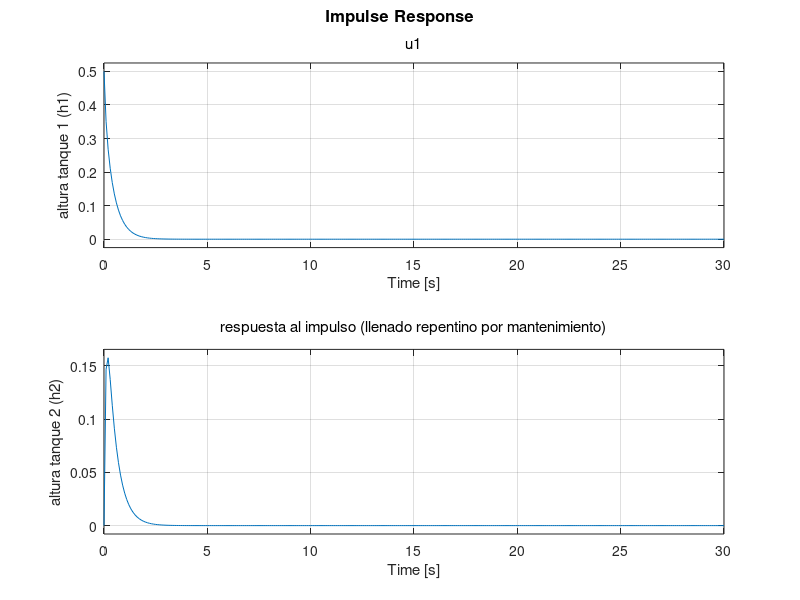
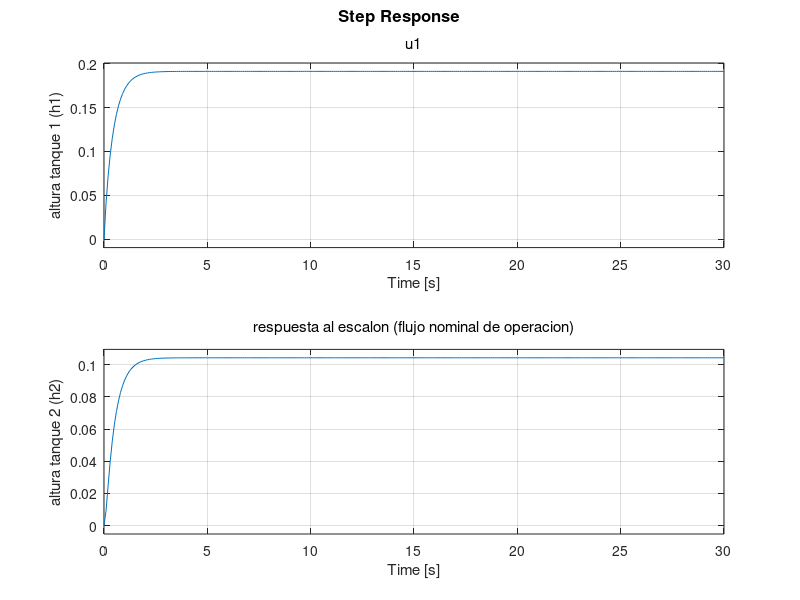
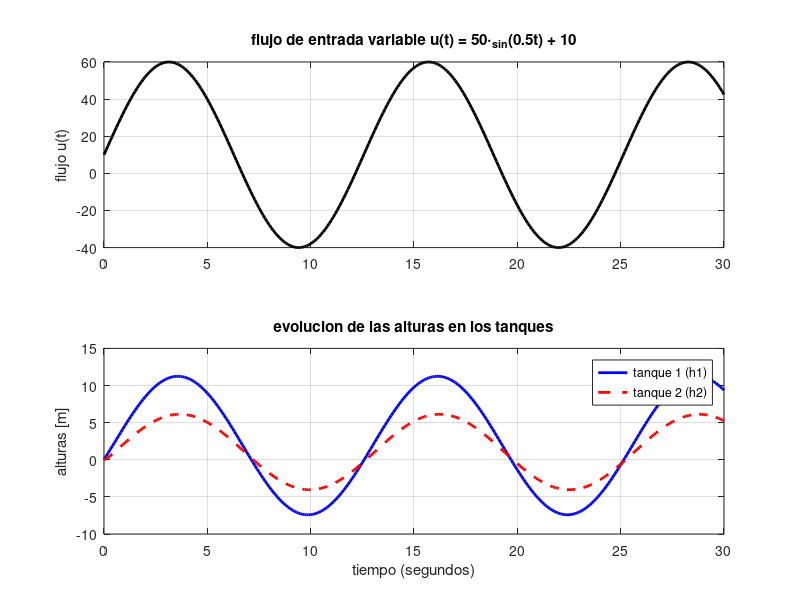

The MATLAB script that drew these images, in order: (Note: this script raises an error after producing the figures.)

clear; clc; close all;

% 4.1. modelo de estados y simulacion hidraulica

% parametros del sistema
A1 = 2.0;    A2 = 1.0;
Ri1 = 0.5;   Ri2 = 0.25;
Rs1 = 0.4;   Rs2 = 0.2;

% matrices de espacio de estados
% dh1/dt = (1/A1)*u - (1/(A1*Ri1))*h1 + (1/(A1*Ri1))*h2 - (1/(A1*Ri2))*h1 + (1/(A1*Ri2))*h2 - (1/(A1*Rs1))*h1
% dh2/dt = (1/(A2*Ri1))*h1 - (1/(A2*Ri1))*h2 + (1/(A2*Ri2))*h1 - (1/(A2*Ri2))*h2 - (1/(A2*Rs2))*h2

A = [ -(1/Ri1 + 1/Ri2 + 1/Rs1)/A1 ,  (1/Ri1 + 1/Ri2)/A1 ;
       (1/Ri1 + 1/Ri2)/A2         , -(1/Ri1 + 1/Ri2 + 1/Rs2)/A2 ];

B = [1/A1; 
     0];

C = [1, 0;   % Salida 1: h1(t)
     0, 1];  % Salida 2: h2(t)

D = [0; 
     0];

% crear el objeto de espacio de estados
sys_ss = ss(A, B, C, D);
sys_ss.OutputName = {'altura tanque 1 (h1)', 'altura tanque 2 (h2)'};

fprintf('--- matrices del espacio de estados ---\n');
disp('matriz A:'); disp(A);
disp('matriz B:'); disp(B);

%% simulacion temporal

t_sim = 0:0.1:30; % 30 segundos de simulacion

% 1. respuesta al impulso
figure('Name', 'pregunta 2: respuesta al impulso', 'NumberTitle', 'off');
impulse(sys_ss, t_sim);
grid on;
title('respuesta al impulso (llenado repentino por mantenimiento)');

% 2. respuesta al escalon
figure('Name', 'pregunta 2: respuesta al escalon', 'NumberTitle', 'off');
step(sys_ss, t_sim);
grid on;
title('respuesta al escalon (flujo nominal de operacion)');

% 3. respuesta a entrada variable
u_variable = 50 * sin(0.5 * t_sim) + 10; % Asegura u >= 0

[y_var, t_var] = lsim(sys_ss, u_variable, t_sim);

figure('Name', 'pregunta 2: entrada variable', 'NumberTitle', 'off');
subplot(2,1,1);
plot(t_sim, u_variable, 'k', 'LineWidth', 2);
grid on;
title('flujo de entrada variable u(t) = 50\cdot_s_i_n(0.5t) + 10');
ylabel('flujo u(t)');

subplot(2,1,2);
plot(t_var, y_var(:,1), 'b-', 'LineWidth', 2); hold on;
plot(t_var, y_var(:,2), 'r--', 'LineWidth', 2);
grid on;
title('evolucion de las alturas en los tanques');
xlabel('tiempo (segundos)');
ylabel('alturas [m]');
legend('tanque 1 (h1)', 'tanque 2 (h2)');

%% ---------------------------------------------------------
% 4.2. verificacion e integracion
fprintf('\n--- 4.2. verificacion e integracion ---\n');

% transformación de espacio de estados a funcion de transferencia
sys_tf = tf(sys_ss);

disp('funcion de transferencia desde u(t) hacia h1(t):');
disp(sys_tf(1));
disp('funcion de transferencia desde u(t) hacia h2(t):');
disp(sys_tf(2));

% grafo de la comparacion de respuestas al escalon para validacion
[y_ss, ~] = step(sys_ss, t_sim);

% Simulamos las funciones de transferencia de forma independiente para evitar conflictos de dimensiones
[y_tf1, ~] = step(sys_tf(1), t_sim); % Respuesta para h1
[y_tf2, ~] = step(sys_tf(2), t_sim); % Respuesta para h2

figure('Name', 'pregunta 2: verificacion SS vs TF', 'NumberTitle', 'off');

% Subplot para Tanque 1
subplot(2,1,1);
plot(t_sim, y_ss(:,1), 'b-', 'LineWidth', 2); hold on;
plot(t_sim, y_tf1, 'ko', 'MarkerSize', 4);
grid on;
title('validacion de modelos para tanque 1 (h_1)');
ylabel('altura [m]');
legend('espacio de estados (SS)', 'funcion de transferencia (TF)', 'Location', 'SouthEast');

% Subplot para Tanque 2
subplot(2,1,2);
plot(t_sim, y_ss(:,2), 'r-', 'LineWidth', 2); hold on;
plot(t_sim, y_tf2, 'ko', 'MarkerSize', 4);
grid on;
title('validacion de modelos para tanque 2 (h_2)');
xlabel('tiempo (segundos)');
ylabel('altura [m]');
legend('espacio de estados (SS)', 'funcion de transferencia (TF)', 'Location', 'SouthEast');
